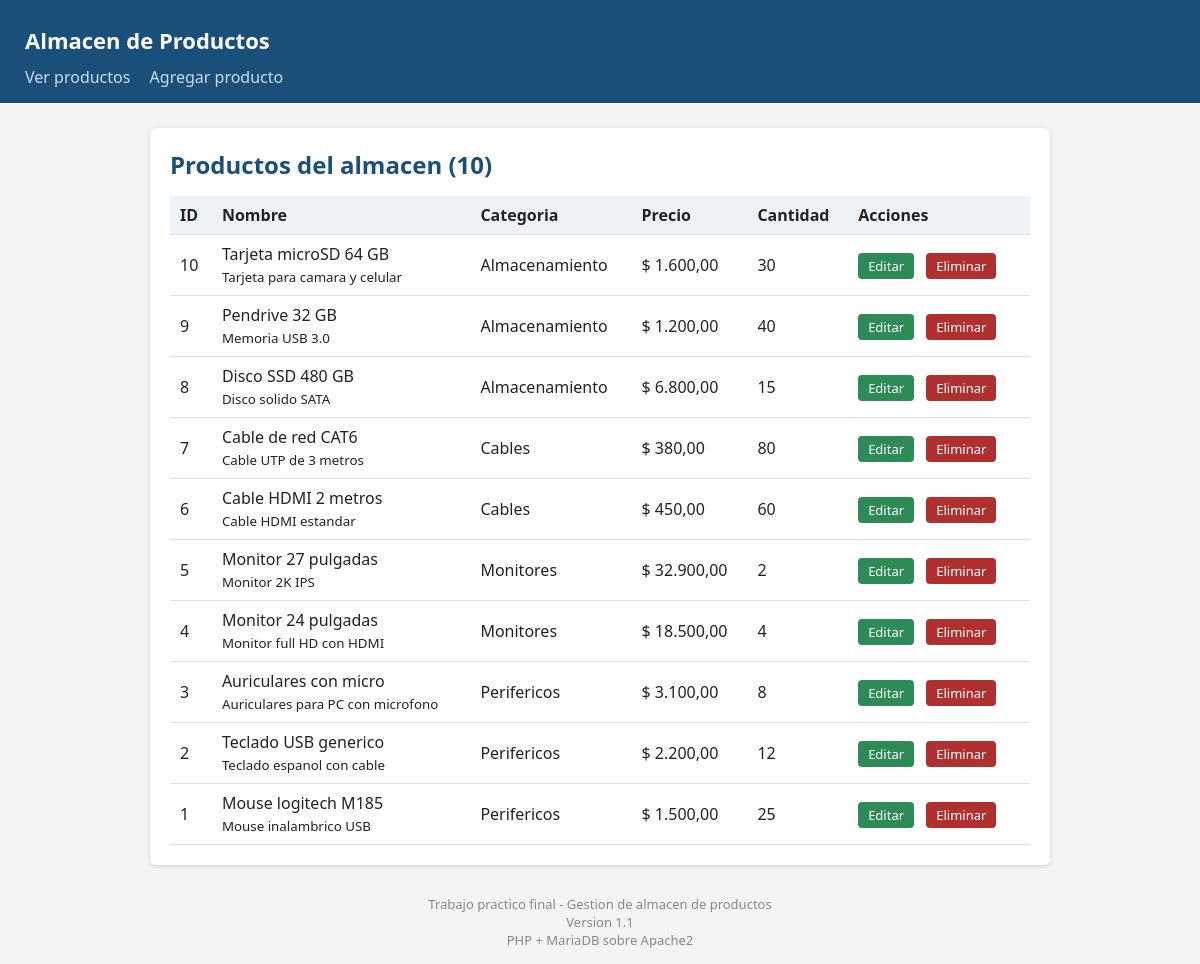
The page / on the database its author committed.
### tables this page shows
CREATE TABLE IF NOT EXISTS productos (
    id          INT UNSIGNED AUTO_INCREMENT PRIMARY KEY,
    nombre      VARCHAR(100)  NOT NULL,
    descripcion VARCHAR(250)  DEFAULT NULL,
    precio      DECIMAL(10,2) NOT NULL DEFAULT 0.00,
    cantidad    INT UNSIGNED  NOT NULL DEFAULT 0,
    categoria_id INT UNSIGNED DEFAULT NULL,
    creado_en    TIMESTAMP    DEFAULT CURRENT_TIMESTAMP,
    modificado_en TIMESTAMP   DEFAULT CURRENT_TIMESTAMP
                    ON UPDATE CURRENT_TIMESTAMP,
    CONSTRAINT fk_producto_categoria
        FOREIGN KEY (categoria_id) REFERENCES categorias (id)
        ON DELETE SET NULL
);

CREATE TABLE IF NOT EXISTS categorias (
    id          INT UNSIGNED AUTO_INCREMENT PRIMARY KEY,
    nombre      VARCHAR(60)  NOT NULL UNIQUE,
    descripcion VARCHAR(200) DEFAULT NULL
);

### includes/db.php (called while the page is built, shortened)
<?php
function escapar($texto)
{
    return htmlspecialchars((string) $texto, ENT_QUOTES, 'UTF-8');
}

### public/index.php (the view, shortened to what this page needs)
<?php
require_once __DIR__ . '/../includes/db.php';
$sql = 'SELECT p.id, p.nombre, p.descripcion, p.precio, p.cantidad,
               p.categoria_id, c.nombre AS categoria
        FROM productos p
        LEFT JOIN categorias c ON c.id = p.categoria_id
        ORDER BY p.id DESC';
$resultado = mysqli_query($conexion, $sql);
$total = mysqli_num_rows($resultado);
require __DIR__ . '/../includes/header.php';
?>
<h2>Productos del almacen (<?= escapar($total) ?>)</h2>
<?php if ($total == 0): ?>
    <p class="vacio">Todavia no hay productos cargados.<br>
       Se pueden agregar desde <a href="crear.php">Agregar producto</a>.</p>
<?php else: ?>
<table>
    <tr>
        <th>ID</th>
        <th>Nombre</th>
        <th>Categoria</th>
        <th>Precio</th>
        <th>Cantidad</th>
        <th class="acciones">Acciones</th>
    </tr>
    <?php while ($prod = mysqli_fetch_assoc($resultado)): ?>
    <tr>
        <td><?= escapar($prod['id']) ?></td>
        <td>
            <?= escapar($prod['nombre']) ?><br>
            <small><?= escapar($prod['descripcion']) ?></small>
        </td>
        <td><?= escapar($prod['categoria'] ?? '(sin categoria)') ?></td>
        <td>$ <?= number_format($prod['precio'], 2, ',', '.') ?></td>
        <td><?= escapar($prod['cantidad']) ?></td>
        <td class="acciones">
            <a class="btn-editar"  href="editar.php?id=<?= (int) $prod['id'] ?>">Editar</a>
            <a class="btn-eliminar" href="eliminar.php?id=<?= (int) $prod['id'] ?>">Eliminar</a>
        </td>
    </tr>
    <?php endwhile; ?>
</table>
<?php endif; ?>
<?php
require __DIR__ . '/../includes/footer.php';

### includes/header.php (shortened to what this page needs)
<!DOCTYPE html>
<html lang="es">
<head>
    <link rel="stylesheet" href="estilos.css">
</head>
<body>
<header>
    <h1><a href="index.php">Almacen de Productos</a></h1>
    <nav>
        <a href="index.php">Ver productos</a>
        <a href="crear.php">Agregar producto</a>
    </nav>
</header>
<main>

### includes/footer.php
</main>
<footer>
    <p>Trabajo practico final - Gestion de almacen de productos</p>
    <p>Version 1.1</p>
    <p>PHP + MariaDB sobre Apache2</p>
</footer>
</body>
</html>

### public/estilos.css (style rules this page uses)
* { margin: 0; padding: 0; box-sizing: border-box; }
body { font-family: "Segoe UI", Arial, sans-serif; background: #f4f4f4; color: #222; }
header { background: #1a4f7a; color: #fff; padding: 15px 25px; }
header h1 a { color: #fff; text-decoration: none; font-size: 22px; }
nav { margin-top: 8px; }
nav a { color: #cde; margin-right: 15px; text-decoration: none; }
main { max-width: 900px; margin: 25px auto; padding: 20px; background: #fff; border-radius: 6px; box-shadow: 0 1px 4px rgba(0,0,0,0.15); }
h2 { margin-bottom: 15px; color: #1a4f7a; }
table { width: 100%; border-collapse: collapse; }
th, td { padding: 8px 10px; border-bottom: 1px solid #ddd; text-align: left; }
th { background: #eef3f8; }
.acciones a { margin-right: 8px; padding: 4px 10px; border-radius: 4px; text-decoration: none; color: #fff; font-size: 13px; }
.btn-editar { background: #2e8b57; }
.btn-eliminar { background: #b03030; }
footer { text-align: center; color: #888; font-size: 13px; margin: 30px 0 15px 0; }

### rows shown on the page
productos: id "10", nombre "Tarjeta microSD 64 GB", descripcion "Tarjeta para camara y celular", categoria.nombre "Almacenamiento", precio "1.600,00", cantidad "30"
productos: id "9", nombre "Pendrive 32 GB", descripcion "Memoria USB 3.0", categoria.nombre "Almacenamiento", precio "1.200,00", cantidad "40"
productos: id "8", nombre "Disco SSD 480 GB", descripcion "Disco solido SATA", categoria.nombre "Almacenamiento", precio "6.800,00", cantidad "15"
productos: id "7", nombre "Cable de red CAT6", descripcion "Cable UTP de 3 metros", categoria.nombre "Cables", precio "380,00", cantidad "80"
productos: id "6", nombre "Cable HDMI 2 metros", descripcion "Cable HDMI estandar", categoria.nombre "Cables", precio "450,00", cantidad "60"
productos: id "5", nombre "Monitor 27 pulgadas", descripcion "Monitor 2K IPS", categoria.nombre "Monitores", precio "32.900,00", cantidad "2"
productos: id "4", nombre "Monitor 24 pulgadas", descripcion "Monitor full HD con HDMI", categoria.nombre "Monitores", precio "18.500,00", cantidad "4"
productos: id "3", nombre "Auriculares con micro", descripcion "Auriculares para PC con microfono", categoria.nombre "Perifericos", precio "3.100,00", cantidad "8"
productos: id "2", nombre "Teclado USB generico", descripcion "Teclado espanol con cable", categoria.nombre "Perifericos", precio "2.200,00", cantidad "12"
productos: id "1", nombre "Mouse logitech M185", descripcion "Mouse inalambrico USB", categoria.nombre "Perifericos", precio "1.500,00", cantidad "25"

### other values the page prints
escapar($total) "10"
